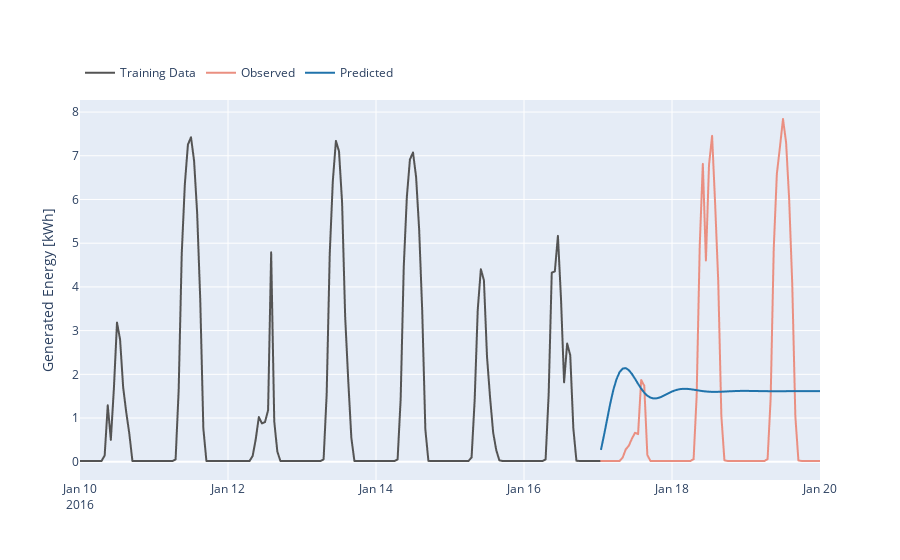

The notebook cell this image was saved under:
### Code cell
fig = go.Figure(go.Scattergl(
    x = gen_df[train_df_1week : validation_df.index[0]].index,
    y = gen_df['Generated Energy'][train_df_1week : validation_df.index[0]],
    name = "Training Data",
    line=dict(color='rgb(84, 84, 84)')
))

fig.add_trace(go.Scattergl(
    x = gen_df[validation_df.index[0] : validation_df.index[-1]].index,
    y = gen_df['Generated Energy'][validation_df.index[0] : validation_df.index[-1]],
    name = "Observed",
    line=dict(color='rgb(234,143,129)')
))

fig.add_trace(go.Scattergl(
    x = gen_df[validation_df.index[0]:validation_df.index[-1]].index,
    y = gen_df['Prediction'][validation_df.index[0]:validation_df.index[-1]],
    name = "Predicted",
    line=dict(color='rgb(32,115,171)')
))

fig.update_yaxes(title="Generated Energy [kWh]")
fig.update_layout(template="plotly",
                  legend=dict(orientation="h", yanchor="top", y=1.11, xanchor="left", x=0)
                  )

#fig.write_html("ARIMA_figs/ARIMA(4,0,0).html")
fig.show()
